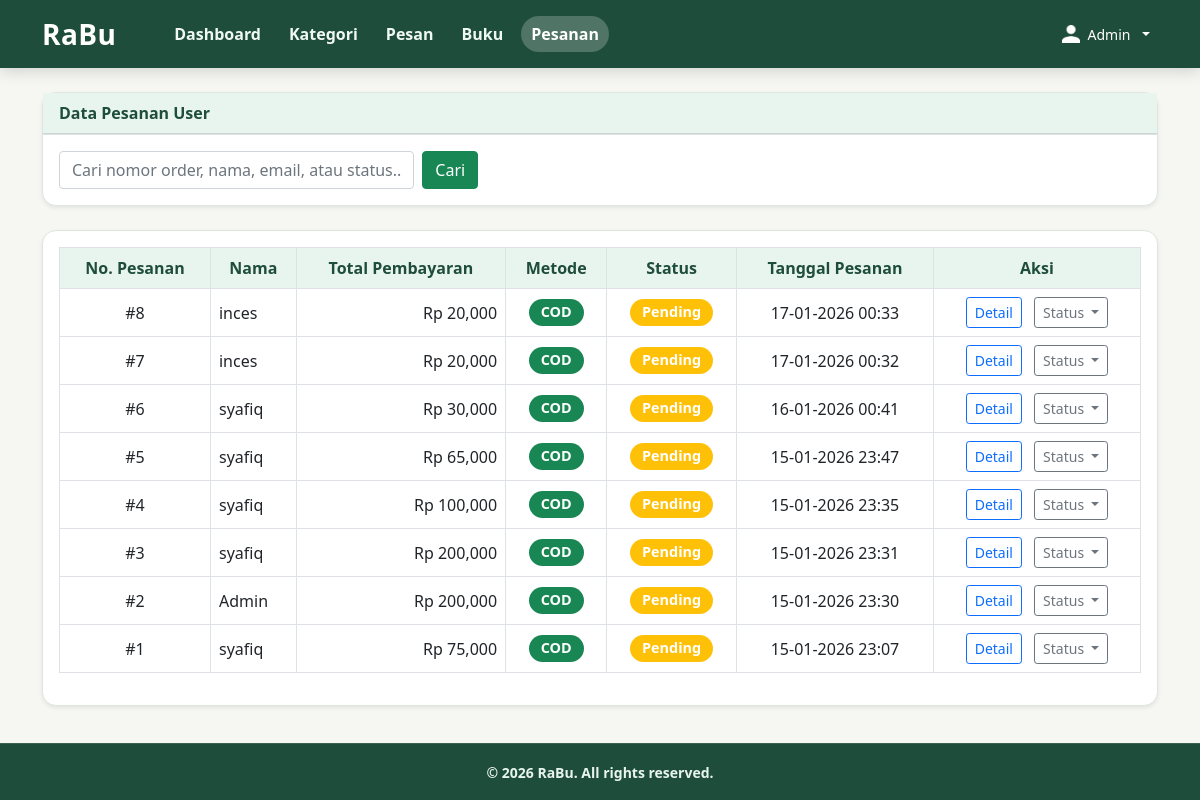
The page /adminn/pesanan.php (signed in) on the database its author committed.
### tables this page shows
CREATE TABLE IF NOT EXISTS `pesanan` (
  `id_pesanan` int(11) NOT NULL,
  `id_user` int(11) DEFAULT NULL,
  `total` int(11) DEFAULT NULL,
  `metode_pembayaran` enum('COD','TF') DEFAULT 'COD',
  `bukti_pembayaran` varchar(255) DEFAULT NULL,
  `status` enum('pending','diproses','dikirim','selesai','dibatalkan') DEFAULT 'pending',
  `tanggal` datetime DEFAULT current_timestamp()
);

CREATE TABLE IF NOT EXISTS `users` (
  `id_user` int(11) NOT NULL,
  `nama` varchar(100) DEFAULT NULL,
  `no_telp` varchar(20) DEFAULT NULL,
  `alamat` text DEFAULT NULL,
  `email` varchar(100) DEFAULT NULL,
  `password` varchar(255) DEFAULT NULL,
  `role` enum('admin','user') DEFAULT 'user'
);

### adminn/pesanan.php (the view, shortened to what this page needs)
<?php
include '../koneksi.php';
$keyword = trim((string) ($_GET['q'] ?? ''));
?>
<!DOCTYPE html>
<html lang="id">
<head>
    <link rel="stylesheet" href="../bootstrap/css/bootstrap.min.css">
</head>
<body>
    <nav class="navbar navbar-dark">
        <div class="container">
            <a class="navbar-brand fw-bold text-white" href="dashboard.php">RaBu</a>
            <div class="d-none d-md-flex align-items-center gap-2 fw-semibold nav-links">
                <a href="dashboard.php">Dashboard</a>
                <a href="kategori.php">Kategori</a>
                <a href="pesan.php">Pesan</a>
                <a href="buku.php">Buku</a>
                <a href="pesanan.php" class="active">Pesanan</a>
            </div>
            <div class="d-flex align-items-center gap-2 ms-auto">
                <div class="dropdown">
                    <button class="btn btn-sm dropdown-toggle d-inline-flex align-items-center gap-2 text-white border-0 bg-transparent" type="button" data-bs-toggle="dropdown" aria-expanded="false">
                        <img src="../asset/login.png" alt="Profil" width="18" height="18">
                        <span><?php echo htmlspecialchars($_SESSION['nama'] ?? 'Admin'); ?></span>
                    </button>
                </div>
            </div>
        </div>
    </nav>
    <div class="container mt-4">
        <div class="card shadow-sm mb-4">
            <div class="card-header">
                Data Pesanan User
            </div>
            <div class="card-body border-top">
                <form method="get" class="row g-2 align-items-center">
                    <div class="col-md-4">
                        <input type="text" name="q" class="form-control" placeholder="Cari nomor order, nama, email, atau status..." value="<?php echo htmlspecialchars($keyword); ?>">
                    </div>
                    <div class="col-auto">
                        <button type="submit" class="btn btn-success">Cari</button>
                    </div>
                </form>
            </div>
        </div>
        <div class="card shadow-sm">
            <div class="card-body table-responsive">
                <table class="table table-bordered table-hover align-middle text-center">
                    <thead>
                        <tr>
                            <th>No. Pesanan</th>
                            <th>Nama</th>
                            <th>Total Pembayaran</th>
                            <th>Metode</th>
                            <th>Status</th>
                            <th>Tanggal Pesanan</th>
                            <th>Aksi</th>
                        </tr>
                    </thead>
                    <tbody>
                        <?php
                        $where = '';
                        $query = mysqli_query(
                            $conn,
                            "SELECT pesanan.*, users.nama, users.email
                             FROM pesanan
                             JOIN users ON pesanan.id_user = users.id_user
                             $where
                             ORDER BY pesanan.tanggal DESC"
                        );
                        while ($row = mysqli_fetch_assoc($query)) {
                            ?>
                            <tr>
                                <td>#<?php echo (int) $row['id_pesanan']; ?></td>
                                <td class="text-start"><?php echo $row['nama']; ?></td>
                                <td class="text-end">
                                    Rp <?php echo number_format($row['total']); ?>
                                </td>
                                <td>
                                    <?php
                                    $metode = strtoupper((string) ($row['metode_pembayaran'] ?? 'COD'));
                                    if ($metode === 'TF') {
                                        echo '<span class="badge bg-primary badge-status">TF</span>';
                                    } else {
                                        echo '<span class="badge bg-success badge-status">COD</span>';
                                    }
                                    ?>
                                </td>
                                <td>
                                    <?php
                                    if ($row['status'] == 'pending') {
                                        echo '<span class="badge bg-warning badge-status">Pending</span>';
                                    } elseif ($row['status'] == 'diproses') {
                                        echo '<span class="badge bg-info text-dark badge-status">Diproses</span>';
                                    } elseif ($row['status'] == 'dikirim') {
                                        echo '<span class="badge bg-primary badge-status">Dikirim</span>';
                                    } elseif ($row['status'] == 'selesai') {
                                        echo '<span class="badge bg-success badge-status">Selesai</span>';
                                    } elseif ($row['status'] == 'dibatalkan') {
                                        echo '<span class="badge bg-danger badge-status">Dibatalkan</span>';
                                    } else {
                                        echo '<span class="badge bg-secondary badge-status">' . $row['status'] . '</span>';
                                    }
                                    ?>
                                </td>
                                <td>
                                    <?php echo date('d-m-Y H:i', strtotime($row['tanggal'])); ?>
                                </td>
                                <td>
                                    <button type="button" class="btn btn-sm btn-outline-primary me-2" data-bs-toggle="modal" data-bs-target="#detailModal" onclick="showDetail(<?php echo (int) $row['id_pesanan']; ?>)">
                                        Detail
                                    </button>
                                    <div class="dropdown d-inline">
                                        <button class="btn btn-sm btn-outline-secondary dropdown-toggle" type="button" data-bs-toggle="dropdown" aria-expanded="false">
                                            Status
                                        </button>
                                    </div>
                                </td>
                            </tr>
                        <?php } ?>
                    </tbody>
                </table>
            </div>
        </div>
    </div>
<?php include '../footer.php'; ?>
</body>
</html>

### footer.php (shortened to what this page needs)
<?php
$footerYear = date('Y');
?>
<footer class="site-footer">
    <div class="container footer-inner">
        <span>&copy; <?php echo $footerYear; ?> RaBu. All rights reserved.</span>
    </div>
</footer>

### adminn/pesanan.php (style rules this page uses)
:root { --green-900: #1f4d3b; --green-800: #2b654d; --cream: #f6f7f3; --line: #dde7e0; }
body { background: var(--cream); color: #1f2723; }
.navbar { background: var(--green-900); box-shadow: 0 4px 14px rgba(0, 0, 0, 0.14); }
.navbar-brand { letter-spacing: 0.4px; font-size: 1.75rem; }
.nav-links { margin-left: 2rem; }
.nav-links a { color: #f0f8f3; text-decoration: none; font-weight: 700; padding: 6px 10px; border-radius: 999px; transition: background 0.2s ease; }
.nav-links a.active { background: rgba(255, 255, 255, 0.22); color: #fff; }
.card { border-radius: 14px; border: 1px solid var(--line); }
.badge-status { font-size: 0.9rem; padding: 6px 12px; border-radius: 20px; }
.table thead th { background: #e8f4ee; color: #1f4d3b; }
.card-header { background: #e8f4ee !important; color: #1f4d3b !important; font-weight: 700; }

### footer.php (style rules this page uses)
html { height: 100%; }
body { display: flex; flex-direction: column; min-height: 100vh; }
body > *:not(.site-footer) { flex: 0 0 auto; }
.site-footer { margin-top: auto; background: #1f4d3b; color: #e8f4ee; border-top: 1px solid rgba(255, 255, 255, 0.12); }
.site-footer .footer-inner { min-height: 56px; display: flex; align-items: center; justify-content: center; text-align: center; padding: 12px 0; font-size: 14px; font-weight: 600; }

### rows shown on the page
pesanan: id_pesanan "8", id_user.nama "inces", total "20,000", metode_pembayaran "COD", status "Pending", tanggal "17-01-2026 00:33"
pesanan: id_pesanan "7", id_user.nama "inces", total "20,000", metode_pembayaran "COD", status "Pending", tanggal "17-01-2026 00:32"
pesanan: id_pesanan "6", id_user.nama "syafiq", total "30,000", metode_pembayaran "COD", status "Pending", tanggal "16-01-2026 00:41"
pesanan: id_pesanan "5", id_user.nama "syafiq", total "65,000", metode_pembayaran "COD", status "Pending", tanggal "15-01-2026 23:47"
pesanan: id_pesanan "4", id_user.nama "syafiq", total "100,000", metode_pembayaran "COD", status "Pending", tanggal "15-01-2026 23:35"
pesanan: id_pesanan "3", id_user.nama "syafiq", total "200,000", metode_pembayaran "COD", status "Pending", tanggal "15-01-2026 23:31"
pesanan: id_pesanan "2", id_user.nama "Admin", total "200,000", metode_pembayaran "COD", status "Pending", tanggal "15-01-2026 23:30"
pesanan: id_pesanan "1", id_user.nama "syafiq", total "75,000", metode_pembayaran "COD", status "Pending", tanggal "15-01-2026 23:07"

### other values the page prints
$_SESSION['nama'] "Admin"
